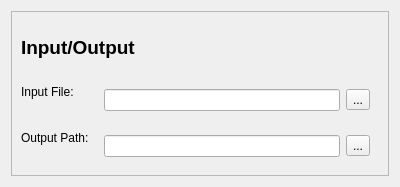
<?xml version="1.0" encoding="UTF-8"?>
<ui version="4.0">
 <class>Form</class>
 <widget class="QWidget" name="Form">
  <property name="geometry">
   <rect>
    <x>0</x>
    <y>0</y>
    <width>400</width>
    <height>187</height>
   </rect>
  </property>
  <property name="windowTitle">
   <string>Form</string>
  </property>
  <layout class="QVBoxLayout" name="verticalLayout">
   <item>
    <widget class="QFrame" name="ioFrame">
     <property name="frameShape">
      <enum>QFrame::StyledPanel</enum>
     </property>
     <property name="frameShadow">
      <enum>QFrame::Raised</enum>
     </property>
     <layout class="QVBoxLayout" name="ioFrameLayout">
      <item>
       <widget class="QLabel" name="ioLabel">
        <property name="font">
         <font>
          <pointsize>14</pointsize>
          <weight>75</weight>
          <bold>true</bold>
         </font>
        </property>
        <property name="text">
         <string>Input/Output</string>
        </property>
       </widget>
      </item>
      <item>
       <layout class="QFormLayout" name="ioFormLayout">
        <item row="0" column="0">
         <widget class="QLabel" name="inputFileLabel">
          <property name="text">
           <string>Input File:</string>
          </property>
         </widget>
        </item>
        <item row="0" column="1">
         <widget class="QFrame" name="inputFileFrame">
          <layout class="QHBoxLayout" name="horizontalLayout_2">
           <item>
            <widget class="QLineEdit" name="inputPathEdit">
             <property name="enabled">
              <bool>true</bool>
             </property>
            </widget>
           </item>
           <item>
            <widget class="QToolButton" name="inputPathButton">
             <property name="text">
              <string>...</string>
             </property>
            </widget>
           </item>
          </layout>
         </widget>
        </item>
        <item row="1" column="0">
         <widget class="QLabel" name="outputPathLabel">
          <property name="text">
           <string>Output Path:</string>
          </property>
         </widget>
        </item>
        <item row="1" column="1">
         <widget class="QFrame" name="outputPathFrame">
          <layout class="QHBoxLayout" name="horizontalLayout_3">
           <item>
            <widget class="QLineEdit" name="outputPathEdit"/>
           </item>
           <item>
            <widget class="QToolButton" name="outputPathButton">
             <property name="text">
              <string>...</string>
             </property>
            </widget>
           </item>
          </layout>
         </widget>
        </item>
       </layout>
      </item>
     </layout>
    </widget>
   </item>
  </layout>
 </widget>
 <resources/>
 <connections/>
</ui>
